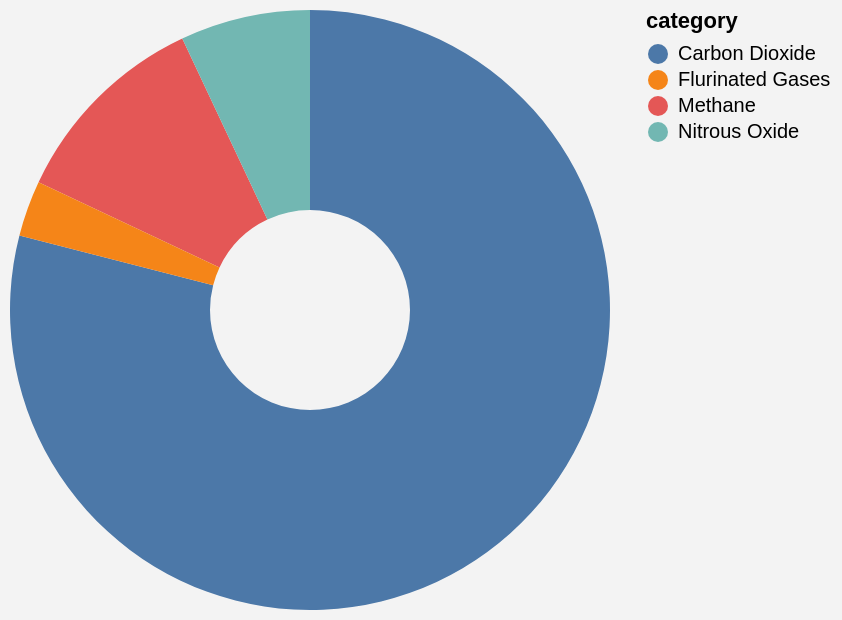

Express this chart as Vega-Lite.
### Vega-Lite specification from a JSON file in a GitHub repository (floating-point values rounded to 4 significant figures)
{"$schema": "https://vega.github.io/schema/vega-lite/v5.json", "description": "A simple donut chart with embedded data.", "data": {"values": [{"category": "Carbon Dioxide", "value": 79}, {"category": "Methane", "value": 11}, {"category": "Nitrous Oxide", "value": 7}, {"category": "Flurinated Gases", "value": 3}]}, "mark": {"type": "arc", "innerRadius": 50}, "encoding": {"theta": {"field": "value", "type": "quantitative"}, "color": {"field": "category", "type": "nominal"}, "tooltip": [{"field": "category", "title": "Type of Greenhouse Gas"}, {"field": "value", "title": "Percentage"}]}, "config": {"background": "#f3f3f3"}}
